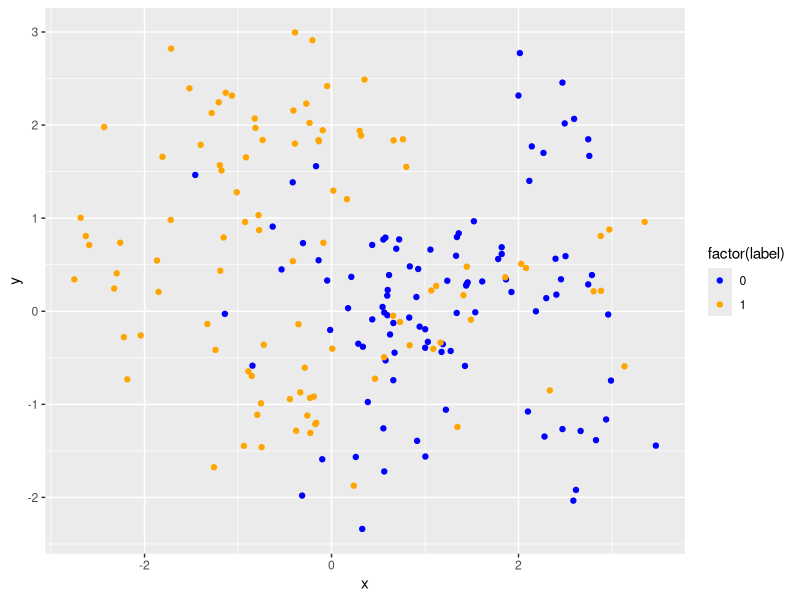
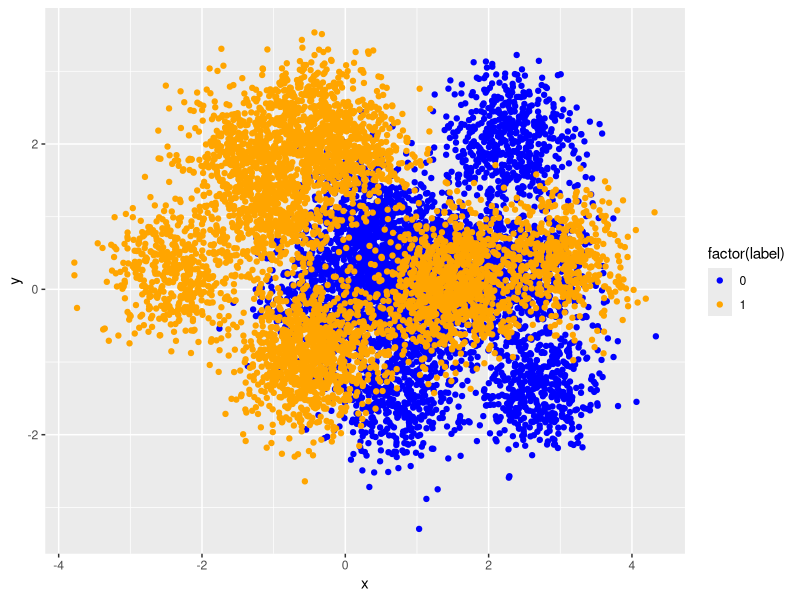
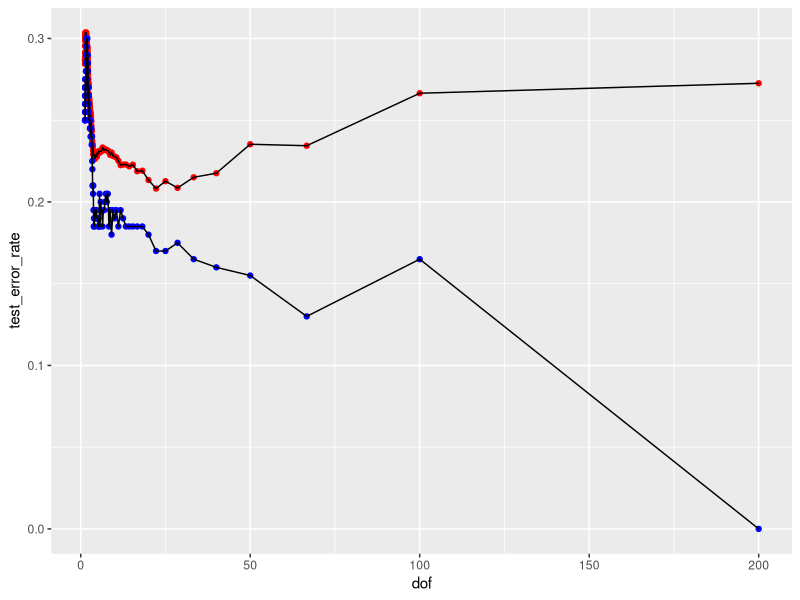

The R source for these figures, in order:
## ---- chunk 1
# Useful libraries
library(dplyr)
library(ggplot2)
library(class) # for knn
library(mvtnorm) # for multivariate Gaussian
library(modelr) # for add_predictions

# Set seed for reproducibility
#set.seed(42)
## ---- chunk 2
# Function for generating data described in section 2.3.3
n_means <- 10
blue_means <- rmvnorm(n_means, mean = c(1, 0), sigma = diag(2))
orange_means <- rmvnorm(n_means, mean = c(0, 1), sigma = diag(2))

generate_data <- function(n) {
  # generate blue data
  blue_data <- data.frame(x = numeric(n), y = numeric(n))
  for (i in 1:n) {
    blue_index <- sample(1:10, size = 1)
    blue_mean <- blue_means[blue_index, ]
    blue_data[i, ] <- rmvnorm(1, mean = blue_mean, sigma = diag(0.2, 2))
  }
  blue_data <- blue_data %>% mutate(label = rep(0, n))

  # generate orange data
  orange_data <- data.frame(x = numeric(n), y = numeric(n))
  for (i in 1:n) {
    orange_index <- sample(1:10, size = 1)
    orange_mean <- orange_means[orange_index, ]
    orange_data[i, ] <- rmvnorm(1, mean = orange_mean, sigma = diag(0.2, 2))
  }
  orange_data <- orange_data %>% mutate(label = rep(1, n))

  # return combined data
  return(rbind(blue_data, orange_data))
}
## ---- chunk 3
# Generate training data
training_data <- generate_data(100)

# Plot the training data
ggplot(training_data, aes(x = x, y = y, color = factor(label))) +
  geom_point() +
  scale_color_manual(values = c("0" = "blue", "1" = "orange"))
## ---- chunk 4
# Generate testing data
testing_data <- generate_data(5000)

# Plot the testing data
ggplot(testing_data, aes(x = x, y = y, color = factor(label))) +
  geom_point() +
  scale_color_manual(values = c("0" = "blue", "1" = "orange"))
## ---- chunk 5
# -- Linear model -- 
linear_model <- lm(label ~ x + y, training_data)

# add predictions to the testing and training data
linear_predict_test <- testing_data %>% add_predictions(linear_model) 
linear_predict_test$pred[linear_predict_test$pred < 0.5] <- 0
linear_predict_test$pred[linear_predict_test$pred >= 0.5] <- 1

linear_predict_train <- training_data %>% add_predictions(linear_model) 
linear_predict_train$pred[linear_predict_train$pred < 0.5] <- 0
linear_predict_train$pred[linear_predict_train$pred >= 0.5] <- 1

# calculate error rates
linear_test_errors <- linear_predict_test %>% filter(label != pred) %>% nrow()
linear_test_error_rate <- linear_test_errors / 10000
linear_train_errors <- linear_predict_train %>% filter(label != pred) %>% nrow()
linear_train_error_rate <- linear_train_errors / 10000


# -- KNN model --
k_value_range <- 160

# function for adding predictions to data
knn_error_rate <- function(data, k_value) {
  data_pred <- data %>% mutate(pred = knn(train = training_data[, c("x", "y")], test = data[, c("x", "y")], cl = training_data$label, k= k_value))
  n_errors <- data_pred %>% filter(label != pred) %>% nrow()
  return(n_errors / nrow(data))
}

# calculate error rates
knn_test_error_rate <- numeric(k_value_range)
for (k in 1:k_value_range) {
  knn_test_error_rate[k] <- knn_error_rate(testing_data, k)
}

knn_train_error_rate <- numeric(k_value_range)
for (k in 1:k_value_range) {
  knn_train_error_rate[k] <- knn_error_rate(training_data, k)
}

df_error <- data.frame(k = 1:160)
df_error$dof <- 200 / df_error$k
df_error$test_error_rate <- knn_test_error_rate
df_error$train_error_rate <- knn_train_error_rate

df_error

## ---- chunk 6
ggplot(df_error, aes(x=dof, y=test_error_rate)) +
  geom_point(color = "red") +
  geom_line() +
  geom_point(aes(y=train_error_rate), color = "blue") +
  geom_line(aes(y=train_error_rate))
  
